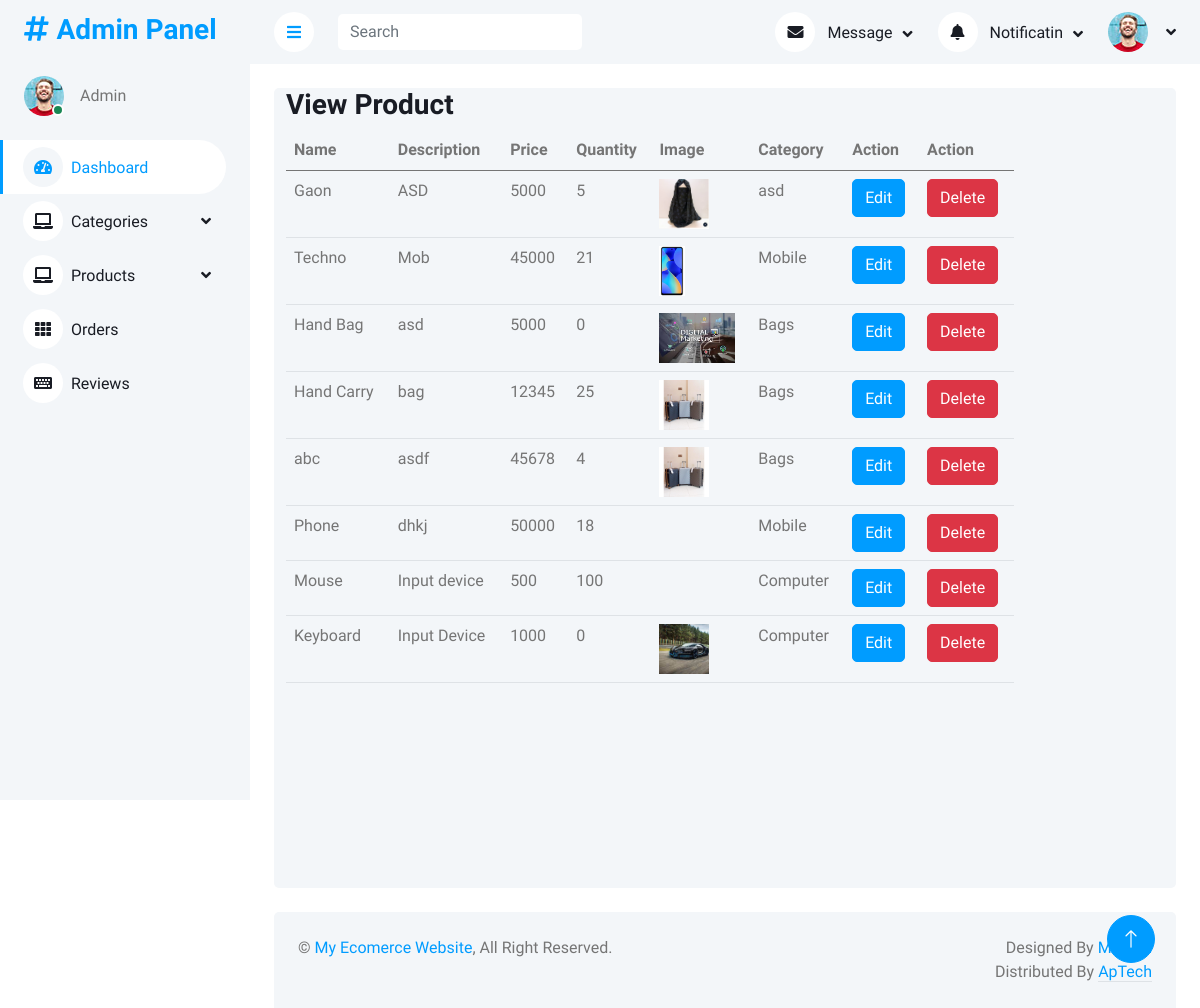
Page /AdminPanel/viewProduct.php on the earlier database version.
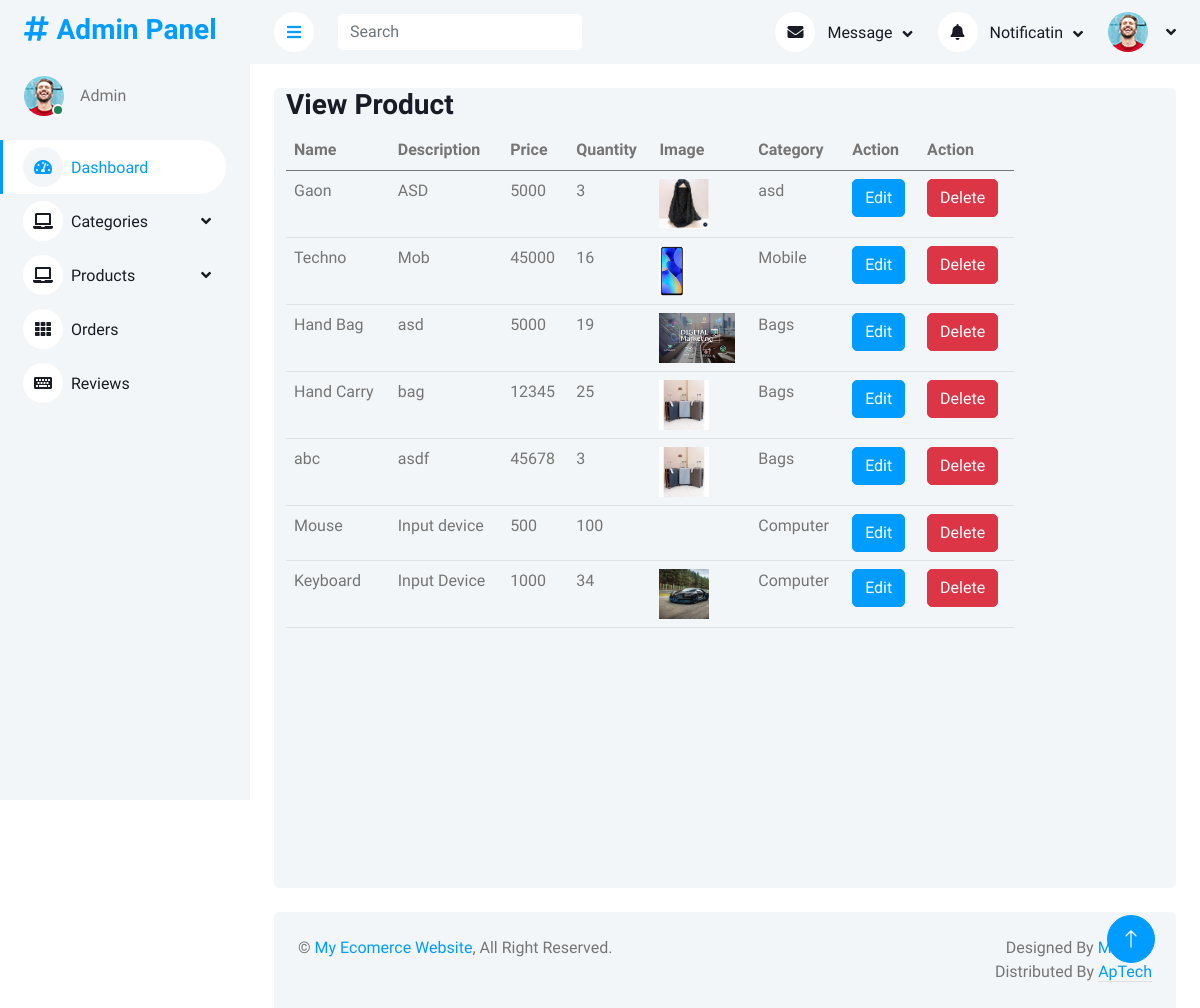
Same page on the later database version.
### tables this page shows
CREATE TABLE `products` (
  `id` int(11) NOT NULL,
  `name` varchar(200) NOT NULL,
  `description` varchar(200) NOT NULL,
  `price` int(11) NOT NULL,
  `quantity` int(11) NOT NULL,
  `image` varchar(500) NOT NULL,
  `catid` int(11) NOT NULL,
  `procid` varchar(200) DEFAULT NULL
);

CREATE TABLE `categories` (
  `id` int(11) NOT NULL,
  `Name` varchar(200) DEFAULT NULL,
  `Description` varchar(500) NOT NULL,
  `image` varchar(300) NOT NULL
);

### AdminPanel/viewProduct.php (the view)
<?php
include('query.php');
include('header.php');
?>
            <div class="container-fluid pt-4 px-4">
                <div class="row vh-100 bg-light rounded mx-0">
                    <div class="col-md-10">
                        <h3>View Product</h3>
                            <table class="table">
                                <thead>
                                    <tr>
                                        <th>Name</th>
                                        <th>Description</th>
                                        <th>Price</th>
                                        <th>Quantity</th>
                                        <th>Image</th>
                                        <th>Category</th>
                                        <th>Action</th>
                                        <th>Action</th>
                                    </tr>
                                </thead>
                                <tbody>
                                    <?php
                                    $query = $pdo->query("SELECT categories.Name as CatName, products.* from products join categories on categories.id = products.catid");
                                    $allProducts = $query->fetchAll(PDO::FETCH_ASSOC);
                                    foreach($allProducts as $Product){
                                    ?>
                                    <tr>
                                        <td><?php echo $Product['name'] ?></td>
                                        <td><?php echo $Product['description'] ?></td>
                                        <td><?php echo $Product['price'] ?></td>
                                        <td><?php echo $Product['quantity'] ?></td>
                                        <td> <img height="50px" src="img/<?php echo $Product['image'] ?>" alt=""> </td>
                                        <td><?php echo $Product['CatName'] ?></td>
                                        <td><a href="editProduct.php?id=<?php echo $Product['id']?>" class="btn btn-primary">Edit</a></td>
                                        <td><a href="?did=<?php echo $Product['id']?>" class="btn btn-danger">Delete</a></td>
                                    </tr>
                                   <?php
                                   }
                                   ?>
                                </tbody>
                            </table>
            </div>
            </div>
</div>
<?php
include('footer.php');
?>

Differences in the rows shown:
removed products: name "Phone", description "dhkj", price "50000", quantity "18", catid.Name "Mobile"
changed products "Gaon": quantity "5" → "3"
changed products "Techno": quantity "21" → "16"
changed products "Hand Bag": quantity "0" → "19"
changed products "abc": quantity "4" → "3"
changed products "Keyboard": quantity "0" → "34"
